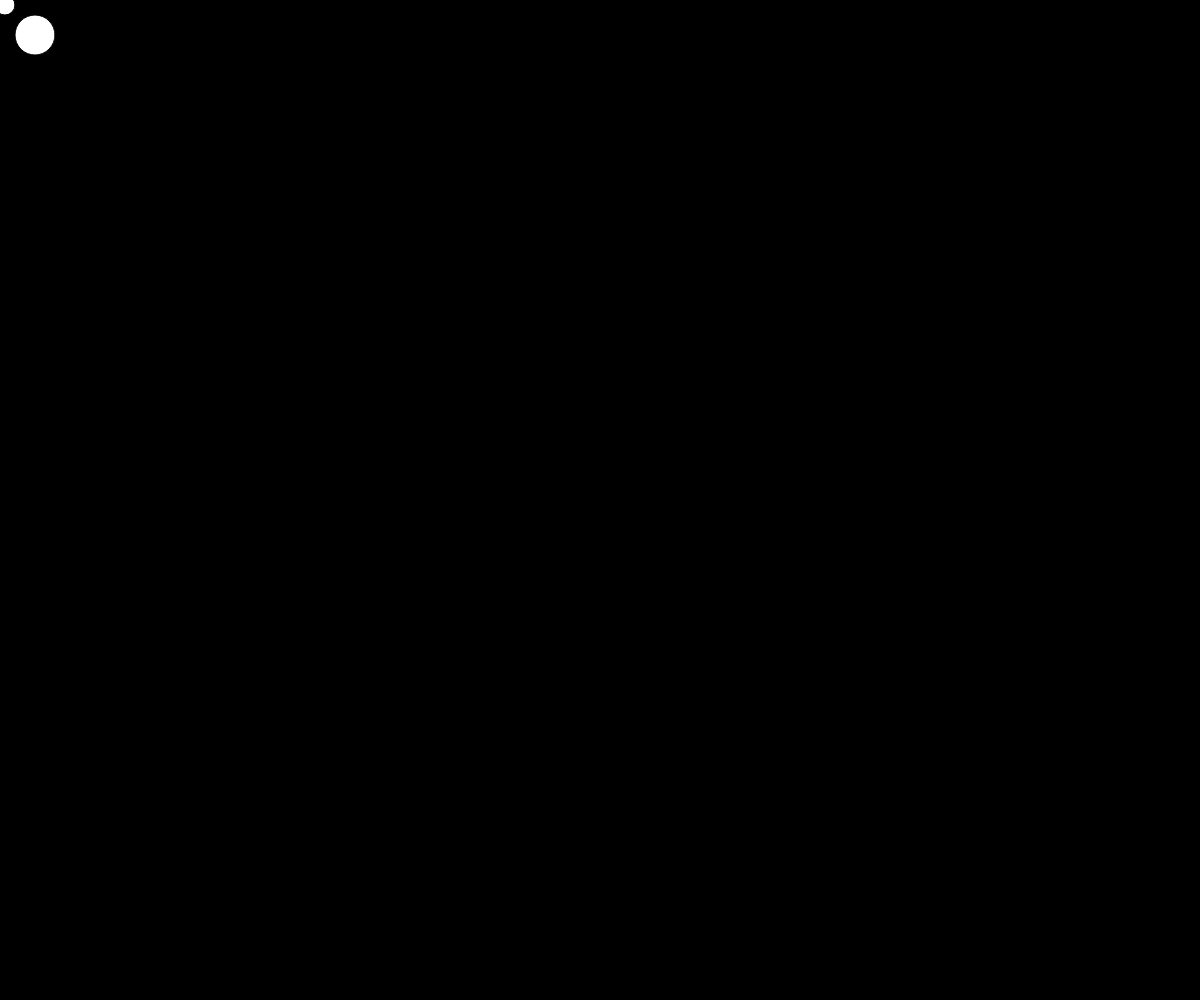
Frame 1 (no input)
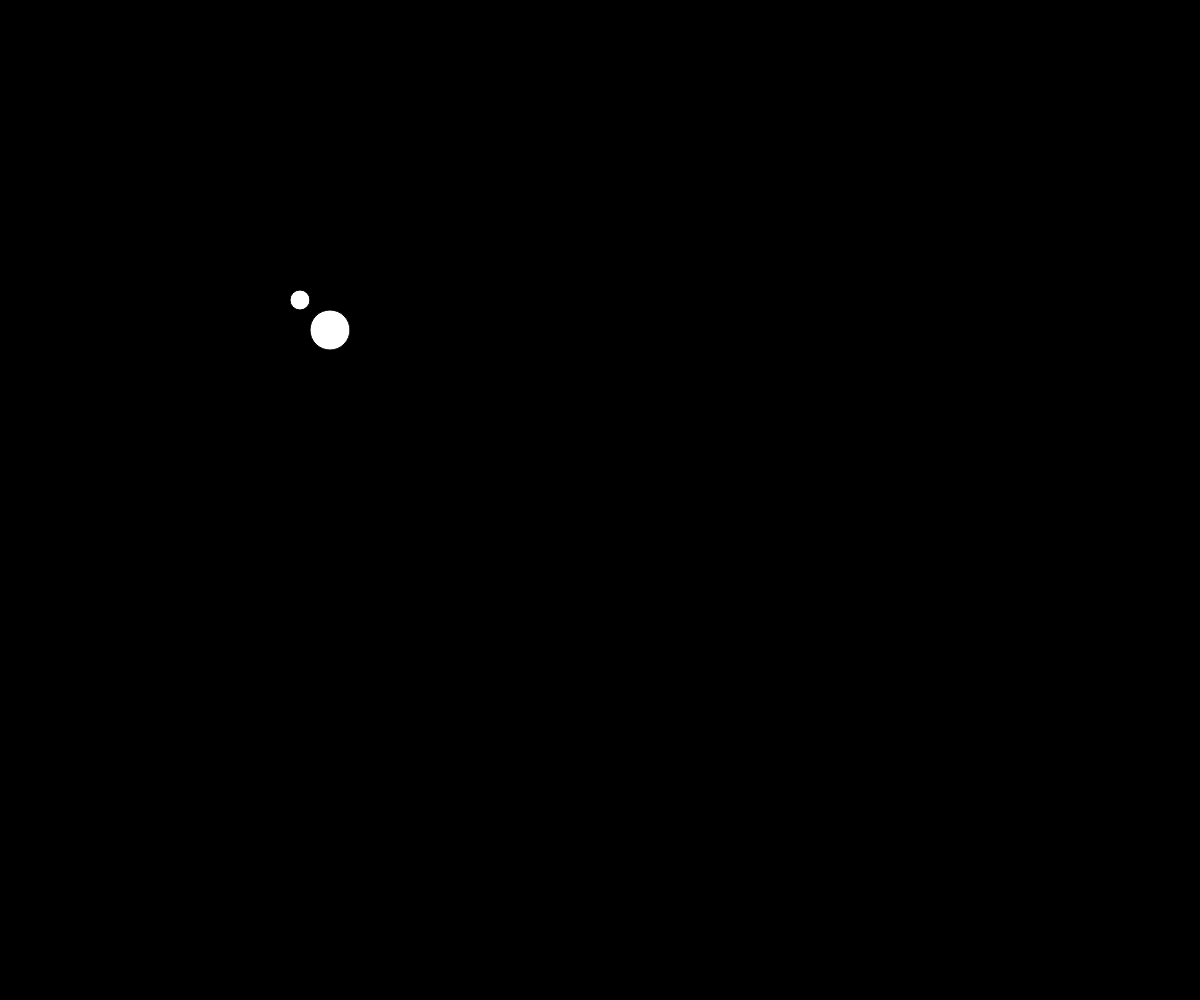
Frame 60 (no input)
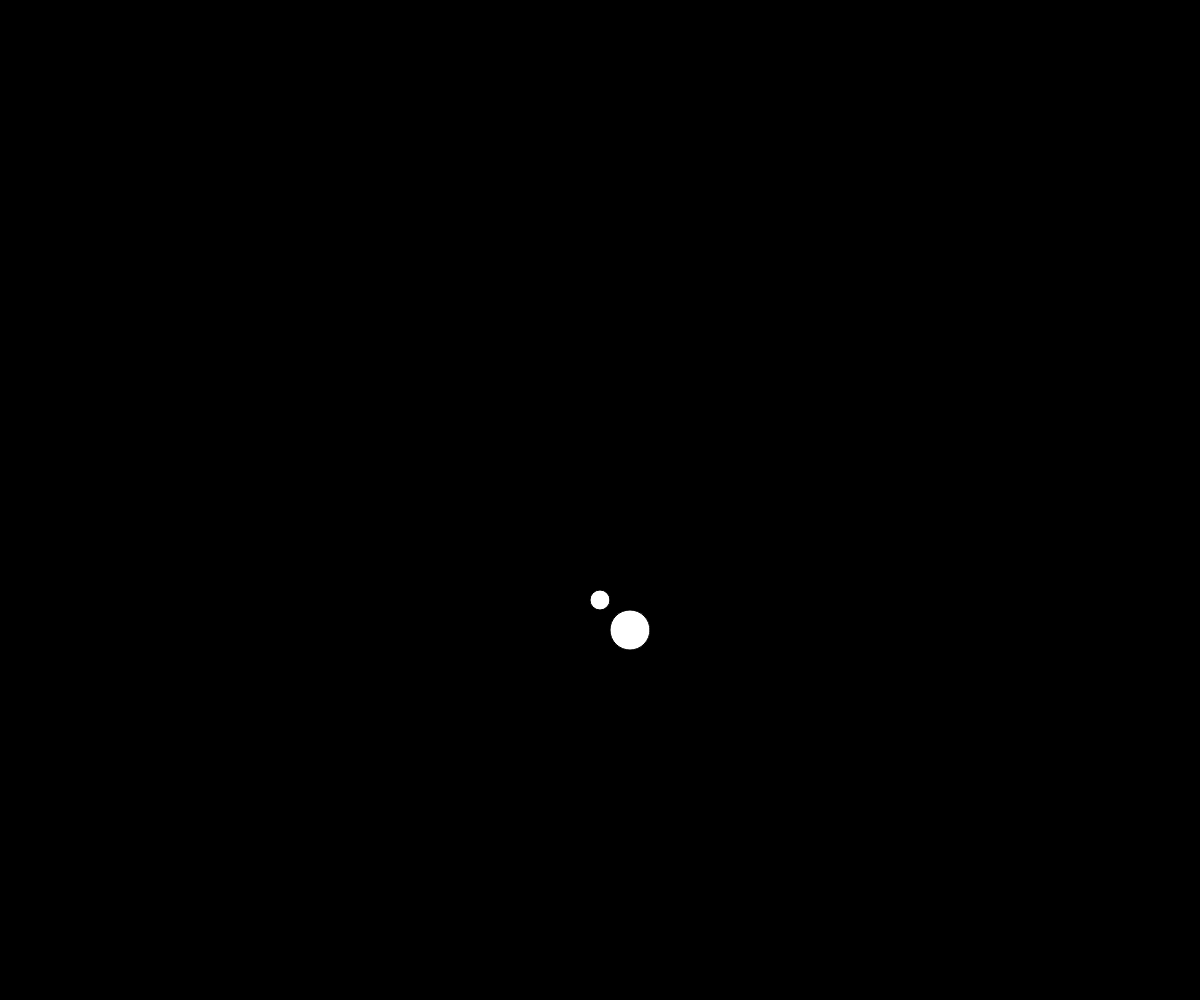
Frame 120 (the mouse pressed at the canvas centre since frame 60)

The p5.js sketch that drew these frames (run headless with seeded random() and noise() and a simulated clock; from frame 60 on, the mouse is pressed at the canvas centre):

// p5.js sketch
// ── sketch.js
//for today's exercise, generate two different
//bouncing balls
//using arrays
let diameter = [20, 40];
var xspeed = 0;
var yspeed = 0;
var acceleration = 5;
var barometer = 5;
var circle_01 = {
	x: 0,
	y: 0
}
var circle_02 = {
	x: 30,
	y: 30
}

function setup() {
	createCanvas(windowWidth, windowHeight);

}

function draw() {
	background(0);

	xspeed = xspeed + acceleration;
	yspeed = yspeed + acceleration;

	ellipse(circle_01.x + xspeed,circle_01.y + yspeed,diameter[0], diameter[0]);
	ellipse(circle_02.x + xspeed,circle_02.y + yspeed,diameter[1], diameter[1]);

	if (xspeed > windowWidth || yspeed > windowHeight) {
		acceleration = -barometer;
	}
	if (xspeed < 0 || yspeed < 0) {
		acceleration = +barometer;
	}


	console.log();

}
